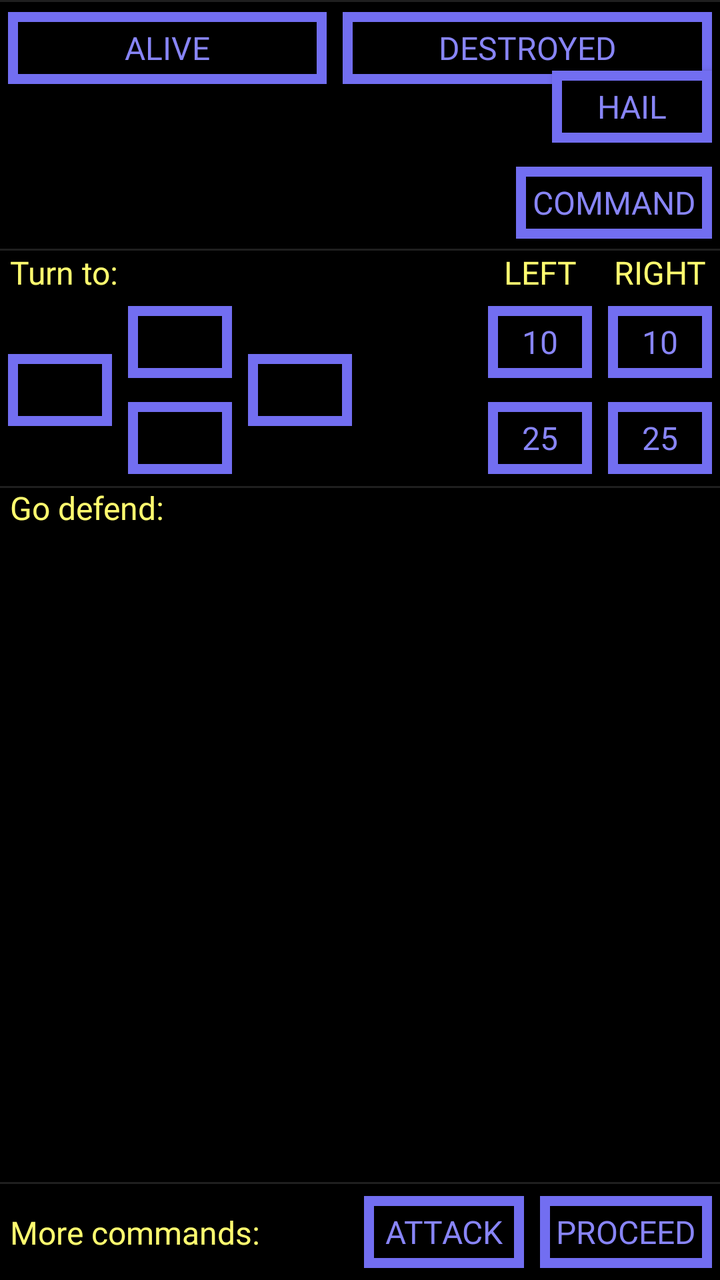
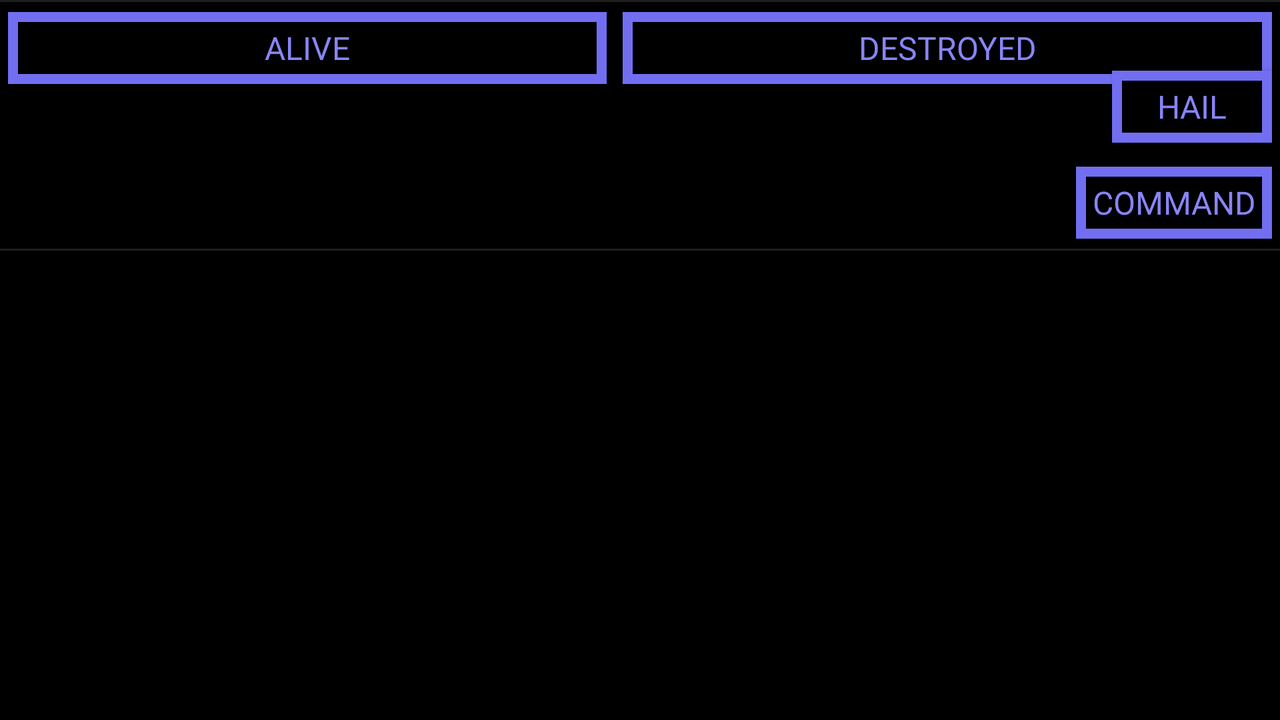

Compare how this app lays out the same screen by default and in its alternative resource folder. The renders come first, then the two layout files and the values they reference.
<!-- AndroidManifest.xml: application theme Theme.ArtemisAgent -->
<!-- res/layout/allies_fragment.xml -->
<?xml version="1.0" encoding="utf-8"?>
<androidx.constraintlayout.widget.ConstraintLayout
    xmlns:app="http://schemas.android.com/apk/res-auto"
    xmlns:android="http://schemas.android.com/apk/res/android"
    xmlns:tools="http://schemas.android.com/tools"
    android:layout_width="match_parent"
    android:layout_height="match_parent">
    <RadioGroup
        android:id="@+id/alliesListSelector"
        android:layout_width="match_parent"
        android:layout_height="wrap_content"
        android:orientation="horizontal"
        app:layout_constraintTop_toTopOf="parent">
        <RadioButton
            android:id="@+id/aliveAlliesButton"
            android:layout_width="wrap_content"
            android:layout_height="wrap_content"
            android:layout_weight="1"
            android:text="@string/alive" />
        <RadioButton
            android:id="@+id/destroyedAlliesButton"
            android:layout_width="wrap_content"
            android:layout_height="wrap_content"
            android:layout_weight="1"
            android:text="@string/destroyed" />
    </RadioGroup>
    <androidx.recyclerview.widget.RecyclerView
        android:id="@+id/alliesListView"
        android:layout_width="match_parent"
        android:layout_height="0dp"
        android:overScrollMode="never"
        android:scrollbars="none"
        app:layout_constraintTop_toBottomOf="@id/alliesListSelector"
        app:layout_constraintBottom_toBottomOf="parent" />
    <include
        android:id="@+id/allyInfoLayout"
        layout="@layout/allies_entry"
        app:layout_constraintTop_toTopOf="parent" />
    <TextView
        android:id="@+id/allyTurnToLabel"
        android:layout_width="0dp"
        android:layout_height="wrap_content"
        android:layout_marginHorizontal="@dimen/paddingSmall"
        android:text="@string/turn_to_heading"
        android:textSize="@dimen/baseTextSize"
        app:layout_constraintLeft_toLeftOf="parent"
        app:layout_constraintStart_toStartOf="parent"
        app:layout_constraintTop_toBottomOf="@id/allyInfoLayout" />
    <Button
        android:id="@+id/allyTurnTo270"
        android:layout_width="wrap_content"
        android:layout_height="wrap_content"
        android:minWidth="@dimen/directionButtonWidth"
        app:layout_constraintBottom_toBottomOf="@id/allyTurnTo180"
        app:layout_constraintLeft_toLeftOf="parent"
        app:layout_constraintStart_toStartOf="parent"
        app:layout_constraintTop_toBottomOf="@id/allyTurnToLabel" />
    <Button
        android:id="@+id/allyTurnTo180"
        android:layout_width="wrap_content"
        android:layout_height="wrap_content"
        android:minWidth="@dimen/directionButtonWidth"
        app:layout_constraintLeft_toRightOf="@id/allyTurnTo270"
        app:layout_constraintStart_toEndOf="@id/allyTurnTo270"
        app:layout_constraintTop_toBottomOf="@id/allyTurnTo0" />
    <Button
        android:id="@+id/allyTurnTo90"
        android:layout_width="wrap_content"
        android:layout_height="wrap_content"
        android:minWidth="@dimen/directionButtonWidth"
        app:layout_constraintBottom_toBottomOf="@id/allyTurnTo180"
        app:layout_constraintLeft_toRightOf="@id/allyTurnTo0"
        app:layout_constraintStart_toEndOf="@id/allyTurnTo0"
        app:layout_constraintTop_toTopOf="@id/allyTurnTo0" />
    <Button
        android:id="@+id/allyTurnTo0"
        android:layout_width="wrap_content"
        android:layout_height="wrap_content"
        android:minWidth="@dimen/directionButtonWidth"
        app:layout_constraintLeft_toRightOf="@id/allyTurnTo270"
        app:layout_constraintStart_toEndOf="@id/allyTurnTo270"
        app:layout_constraintTop_toBottomOf="@id/allyTurnToLabel" />
    <Button
        android:id="@+id/allyTurnLeft25"
        android:layout_width="wrap_content"
        android:layout_height="wrap_content"
        android:minWidth="@dimen/directionButtonWidth"
        android:text="@string/adjust_25_degrees"
        app:layout_constraintEnd_toStartOf="@id/allyTurnRight25"
        app:layout_constraintRight_toLeftOf="@id/allyTurnRight25"
        app:layout_constraintTop_toBottomOf="@id/allyTurnLeft10"
        tools:ignore="DuplicateSpeakableTextCheck" />
    <Button
        android:id="@+id/allyTurnLeft10"
        android:layout_width="wrap_content"
        android:layout_height="wrap_content"
        android:minWidth="@dimen/directionButtonWidth"
        android:text="@string/adjust_10_degrees"
        app:layout_constraintEnd_toStartOf="@id/allyTurnRight10"
        app:layout_constraintRight_toLeftOf="@id/allyTurnRight10"
        app:layout_constraintTop_toTopOf="@id/allyTurnTo0"
        tools:ignore="DuplicateSpeakableTextCheck" />
    <Button
        android:id="@+id/allyTurnRight25"
        android:layout_width="wrap_content"
        android:layout_height="wrap_content"
        android:minWidth="@dimen/directionButtonWidth"
        android:text="@string/adjust_25_degrees"
        app:layout_constraintEnd_toEndOf="parent"
        app:layout_constraintRight_toRightOf="parent"
        app:layout_constraintTop_toBottomOf="@id/allyTurnRight10" />
    <Button
        android:id="@+id/allyTurnRight10"
        android:layout_width="wrap_content"
        android:layout_height="wrap_content"
        android:minWidth="@dimen/directionButtonWidth"
        android:text="@string/adjust_10_degrees"
        app:layout_constraintEnd_toEndOf="parent"
        app:layout_constraintRight_toRightOf="parent"
        app:layout_constraintTop_toTopOf="@id/allyTurnTo0" />
    <TextView
        android:id="@+id/allyTurnLeftLabel"
        android:layout_width="0dp"
        android:layout_height="wrap_content"
        android:layout_marginHorizontal="@dimen/paddingSmall"
        android:gravity="center_horizontal"
        android:text="@string/left"
        android:textAllCaps="true"
        android:textSize="@dimen/baseTextSize"
        app:layout_constraintEnd_toEndOf="@id/allyTurnLeft10"
        app:layout_constraintLeft_toLeftOf="@id/allyTurnLeft10"
        app:layout_constraintRight_toRightOf="@id/allyTurnLeft10"
        app:layout_constraintStart_toStartOf="@id/allyTurnLeft10"
        app:layout_constraintTop_toTopOf="@id/allyTurnToLabel" />
    <TextView
        android:id="@+id/allyTurnRightLabel"
        android:layout_width="0dp"
        android:layout_height="wrap_content"
        android:layout_marginHorizontal="@dimen/paddingSmall"
        android:gravity="center_horizontal"
        android:text="@string/right"
        android:textAllCaps="true"
        android:textSize="@dimen/baseTextSize"
        app:layout_constraintEnd_toEndOf="@id/allyTurnRight10"
        app:layout_constraintLeft_toLeftOf="@id/allyTurnRight10"
        app:layout_constraintRight_toRightOf="@id/allyTurnRight10"
        app:layout_constraintStart_toStartOf="@id/allyTurnRight10"
        app:layout_constraintTop_toTopOf="@id/allyTurnToLabel" />
    <View
        android:id="@+id/directionsDivider"
        android:layout_width="match_parent"
        android:layout_height="1dp"
        android:background="?android:attr/listDivider"
        app:layout_constraintTop_toTopOf="@id/allyGoDefendLabel" />
    <Button
        android:id="@+id/allyProceedButton"
        android:layout_width="wrap_content"
        android:layout_height="wrap_content"
        android:text="@string/proceed_to_your_destination"
        app:layout_constraintBottom_toBottomOf="parent"
        app:layout_constraintEnd_toEndOf="parent"
        app:layout_constraintRight_toRightOf="parent" />
    <Button
        android:id="@+id/allyAttackButton"
        android:layout_width="wrap_content"
        android:layout_height="wrap_content"
        android:text="@string/attack_nearest_enemy"
        app:layout_constraintBottom_toBottomOf="parent"
        app:layout_constraintEnd_toStartOf="@id/allyProceedButton"
        app:layout_constraintRight_toLeftOf="@id/allyProceedButton" />
    <TextView
        android:id="@+id/allyMoreCommandsLabel"
        android:layout_width="0dp"
        android:layout_height="wrap_content"
        android:layout_marginHorizontal="@dimen/paddingSmall"
        android:text="@string/more_commands"
        android:textSize="@dimen/baseTextSize"
        app:layout_constraintBottom_toBottomOf="@id/allyProceedButton"
        app:layout_constraintEnd_toStartOf="@id/allyAttackButton"
        app:layout_constraintLeft_toLeftOf="parent"
        app:layout_constraintRight_toLeftOf="@id/allyAttackButton"
        app:layout_constraintStart_toStartOf="parent"
        app:layout_constraintTop_toTopOf="@id/allyProceedButton" />
    <TextView
        android:id="@+id/allyGoDefendLabel"
        android:layout_width="wrap_content"
        android:layout_height="wrap_content"
        android:layout_marginStart="@dimen/paddingSmall"
        android:text="@string/go_defend"
        android:textSize="@dimen/baseTextSize"
        app:layout_constraintLeft_toLeftOf="parent"
        app:layout_constraintStart_toStartOf="parent"
        app:layout_constraintTop_toBottomOf="@id/allyTurnRight25" />
    <androidx.recyclerview.widget.RecyclerView
        android:id="@+id/allyDefendList"
        android:layout_width="match_parent"
        android:layout_height="0dp"
        android:layout_marginTop="@dimen/paddingSmall"
        android:overScrollMode="never"
        android:scrollbars="none"
        app:layout_constraintBottom_toTopOf="@id/allyProceedButton"
        app:layout_constraintEnd_toEndOf="parent"
        app:layout_constraintLeft_toRightOf="@id/allyGoDefendLabel"
        app:layout_constraintRight_toRightOf="parent"
        app:layout_constraintStart_toEndOf="@id/allyGoDefendLabel"
        app:layout_constraintTop_toBottomOf="@id/allyGoDefendLabel" />
    <View
        android:id="@+id/defendBottomDivider"
        android:layout_width="match_parent"
        android:layout_height="1dp"
        android:background="?android:attr/listDivider"
        app:layout_constraintBottom_toBottomOf="@id/allyDefendList" />
</androidx.constraintlayout.widget.ConstraintLayout>
<!-- res/layout/allies_entry.xml (included above) -->
<?xml version="1.0" encoding="utf-8"?>
<androidx.constraintlayout.widget.ConstraintLayout
    xmlns:android="http://schemas.android.com/apk/res/android"
    xmlns:app="http://schemas.android.com/apk/res-auto"
    android:layout_width="match_parent"
    android:layout_height="wrap_content">
    <View
        android:id="@+id/topDivider"
        android:layout_width="match_parent"
        android:layout_height="1dp"
        android:background="?android:attr/listDivider"
        app:layout_constraintTop_toTopOf="parent" />
    <TextView
        android:id="@+id/allyNameLabel"
        android:layout_width="match_parent"
        android:layout_height="wrap_content"
        android:ellipsize="end"
        android:textSize="@dimen/mediumTextSize"
        app:layout_constraintTop_toTopOf="@id/topDivider" />
    <TextView
        android:id="@+id/allyFrontShieldLabel"
        android:layout_width="wrap_content"
        android:layout_height="wrap_content"
        app:layout_constraintBottom_toTopOf="@id/allyRearShieldLabel"
        app:layout_constraintLeft_toLeftOf="parent"
        app:layout_constraintStart_toStartOf="parent"
        app:layout_constraintTop_toBottomOf="@id/allyNameLabel"
        app:layout_constraintVertical_chainStyle="packed" />
    <TextView
        android:id="@+id/allyRearShieldLabel"
        android:layout_width="wrap_content"
        android:layout_height="wrap_content"
        app:layout_constraintBottom_toTopOf="@id/allyDescriptionLabel"
        app:layout_constraintLeft_toLeftOf="parent"
        app:layout_constraintStart_toStartOf="parent"
        app:layout_constraintTop_toBottomOf="@id/allyFrontShieldLabel" />
    <TextView
        android:id="@+id/allyDirectionLabel"
        android:layout_width="wrap_content"
        android:layout_height="wrap_content"
        android:layout_marginEnd="@dimen/paddingSmall"
        app:layout_constraintEnd_toStartOf="@id/allyHailButton"
        app:layout_constraintRight_toLeftOf="@id/allyHailButton"
        app:layout_constraintTop_toTopOf="@id/allyFrontShieldLabel" />
    <TextView
        android:id="@+id/allyRangeLabel"
        android:layout_width="wrap_content"
        android:layout_height="wrap_content"
        app:layout_constraintBottom_toBottomOf="@id/allyRearShieldLabel"
        app:layout_constraintEnd_toEndOf="@id/allyDirectionLabel"
        app:layout_constraintRight_toRightOf="@id/allyDirectionLabel" />
    <Button
        android:id="@+id/allyHailButton"
        android:layout_width="wrap_content"
        android:layout_height="wrap_content"
        android:text="@string/hail"
        app:layout_constraintEnd_toEndOf="parent"
        app:layout_constraintRight_toRightOf="parent"
        app:layout_constraintTop_toBottomOf="@id/allyNameLabel" />
    <TextView
        android:id="@+id/allyDescriptionLabel"
        android:layout_width="0dp"
        android:layout_height="wrap_content"
        android:layout_marginEnd="@dimen/paddingSmall"
        android:textSize="@dimen/baseTextSize"
        app:layout_constraintEnd_toStartOf="@id/allyCommandButton"
        app:layout_constraintLeft_toLeftOf="parent"
        app:layout_constraintRight_toLeftOf="@id/allyCommandButton"
        app:layout_constraintStart_toStartOf="parent"
        app:layout_constraintTop_toBottomOf="@id/allyHailButton" />
    <Button
        android:id="@+id/allyCommandButton"
        android:layout_width="wrap_content"
        android:layout_height="wrap_content"
        android:text="@string/command"
        app:layout_constraintEnd_toEndOf="parent"
        app:layout_constraintRight_toRightOf="parent"
        app:layout_constraintTop_toBottomOf="@id/allyHailButton" />
    <View
        android:id="@+id/bottomDivider"
        android:layout_width="match_parent"
        android:layout_height="1dp"
        android:layout_marginTop="@dimen/paddingSmall"
        android:background="?android:attr/listDivider"
        app:layout_constraintBottom_toBottomOf="parent" />
</androidx.constraintlayout.widget.ConstraintLayout>
<!-- resources referenced by this layout -->
<resources>
  <dimen name="baseTextSize">16sp</dimen>
  <dimen name="directionButtonWidth">60dip</dimen>
  <dimen name="mediumTextSize">22sp</dimen>
  <dimen name="paddingSmall">5dp</dimen>
  <string name="adjust_10_degrees">10</string>
  <string name="adjust_25_degrees">25</string>
  <string name="alive">Alive</string>
  <string name="attack_nearest_enemy">Attack</string>
  <string name="command">Command</string>
  <string name="destroyed">Destroyed</string>
  <string name="go_defend">Go defend:</string>
  <string name="hail">Hail</string>
  <string name="left">Left</string>
  <string name="more_commands">More commands:</string>
  <string name="proceed_to_your_destination">Proceed</string>
  <string name="right">Right</string>
  <string name="turn_to_heading">Turn to:</string>
  <color name="colorPrimary">#726EF1</color>
  <color name="backgroundBlack">#000000</color>
  <color name="colorAccent">#8885F8</color>
  <color name="textDefault">#FFFC6F</color>
  <style name="TextAppearance.ArtemisAgent" parent="TextAppearance.AppCompat">
          <item name="android:textSize">@dimen/baseTextSize</item>
      </style>
  <style name="TextAppearance.ArtemisAgent.Button" parent="TextAppearance.AppCompat.Button">
          <item name="android:textSize">@dimen/baseTextSize</item>
      </style>
  <!-- drawable checkbox_drawable (drawable) -->
  <?xml version="1.0" encoding="utf-8"?>
  <shape xmlns:android="http://schemas.android.com/apk/res/android"
      android:shape="rectangle">
      <stroke android:width="3dp" android:color="?attr/colorButtonNormal" />
      <solid android:color="@color/checkbox_fill" />
      <size android:width="@dimen/checkBoxSize" android:height="@dimen/checkBoxSize" />
  </shape>
  <style name="Widget.ArtemisAgent.Button" parent="Widget.AppCompat.Button">
          <item name="android:background">@drawable/button_drawable</item>
          <item name="android:textColor">@color/button_text_color</item>
      </style>
  <style name="Widget.ArtemisAgent.TextView" parent="Widget.AppCompat.TextView">
          <item name="android:textColor">?android:attr/textColorPrimary</item>
      </style>
  <style name="Widget.ArtemisAgent.EditText" parent="Widget.AppCompat.EditText">
          <item name="background">@drawable/button_drawable</item>
          <item name="android:background">@drawable/button_drawable</item>
          <item name="android:textCursorDrawable">@drawable/text_cursor</item>
          <item name="android:textColorHint">?android:attr/textColorPrimary</item>
      </style>
  <style name="ThemeOverlay.ArtemisAgent.AlertDialog" parent="ThemeOverlay.AppCompat.Dialog.Alert">
          <item name="android:backgroundDimEnabled">false</item>
          <item name="android:scrollbars">none</item>
          <item name="android:windowBackground">@drawable/button_drawable</item>
          <item name="android:windowAnimationStyle">@anim/appear</item>
      </style>
  <style name="Widget.ArtemisAgent.SeekBar" parent="Widget.AppCompat.SeekBar">
          <item name="background">@drawable/slider_drawable</item>
          <item name="android:background">@drawable/slider_drawable</item>
          <item name="android:progressDrawable">@drawable/slider_drawable</item>
          <item name="android:thumb">@drawable/text_cursor</item>
      </style>
  <dimen name="checkBoxSize">16dp</dimen>
  <!-- drawable text_cursor (drawable) -->
  <?xml version="1.0" encoding="utf-8"?>
  <shape xmlns:android="http://schemas.android.com/apk/res/android"
      android:shape="rectangle">
      <size android:height="10dip" android:width="10dip" />
      <solid android:color="?attr/colorPrimary" />
  </shape>
</resources>
<!-- res/layout-land/allies_fragment.xml (the repository's variant of the layout above) -->
<!-- drawn on the phone turned sideways -->
<?xml version="1.0" encoding="utf-8"?>
<androidx.constraintlayout.widget.ConstraintLayout
    xmlns:app="http://schemas.android.com/apk/res-auto"
    xmlns:android="http://schemas.android.com/apk/res/android"
    xmlns:tools="http://schemas.android.com/tools"
    android:layout_width="match_parent"
    android:layout_height="match_parent">
    <RadioGroup
        android:id="@+id/alliesListSelector"
        android:layout_width="match_parent"
        android:layout_height="wrap_content"
        android:orientation="horizontal"
        app:layout_constraintTop_toTopOf="parent">
        <RadioButton
            android:id="@+id/aliveAlliesButton"
            android:layout_width="wrap_content"
            android:layout_height="wrap_content"
            android:layout_weight="1"
            android:text="@string/alive" />
        <RadioButton
            android:id="@+id/destroyedAlliesButton"
            android:layout_width="wrap_content"
            android:layout_height="wrap_content"
            android:layout_weight="1"
            android:text="@string/destroyed" />
    </RadioGroup>
    <androidx.recyclerview.widget.RecyclerView
        android:id="@+id/alliesListView"
        android:layout_width="match_parent"
        android:layout_height="0dp"
        android:overScrollMode="never"
        android:scrollbars="none"
        app:layout_constraintTop_toBottomOf="@id/alliesListSelector"
        app:layout_constraintBottom_toBottomOf="parent" />
    <include
        android:id="@+id/allyInfoLayout"
        layout="@layout/allies_entry"
        app:layout_constraintTop_toTopOf="parent" />
    <ScrollView
        android:id="@+id/allyCommandsScroller"
        android:layout_width="wrap_content"
        android:layout_height="match_parent"
        android:overScrollMode="never"
        android:scrollbars="none"
        app:layout_constraintLeft_toRightOf="@id/allyInfoLayout"
        app:layout_constraintStart_toEndOf="@id/allyInfoLayout">
        <androidx.constraintlayout.widget.ConstraintLayout
            android:layout_width="wrap_content"
            android:layout_height="wrap_content"
            android:orientation="vertical">
            <TextView
                android:id="@+id/allyTurnToLabel"
                android:layout_width="0dp"
                android:layout_height="wrap_content"
                android:layout_marginHorizontal="@dimen/paddingSmall"
                android:text="@string/turn_to_heading"
                android:textSize="@dimen/baseTextSize"
                app:layout_constraintLeft_toLeftOf="parent"
                app:layout_constraintStart_toStartOf="parent"
                app:layout_constraintTop_toTopOf="parent" />
            <TextView
                android:id="@+id/allyTurnLeftLabel"
                android:layout_width="0dp"
                android:layout_height="wrap_content"
                android:layout_marginHorizontal="@dimen/paddingSmall"
                android:gravity="center_horizontal"
                android:text="@string/left"
                android:textAllCaps="true"
                android:textSize="@dimen/baseTextSize"
                app:layout_constraintBottom_toTopOf="@id/allyTurnLeft10"
                app:layout_constraintEnd_toEndOf="@id/allyTurnLeft10"
                app:layout_constraintLeft_toLeftOf="parent"
                app:layout_constraintRight_toRightOf="@id/allyTurnLeft10"
                app:layout_constraintStart_toStartOf="parent" />
            <Button
                android:id="@+id/allyTurnLeft10"
                android:layout_width="0dp"
                android:layout_height="wrap_content"
                android:minWidth="@dimen/directionButtonWidth"
                android:text="@string/adjust_10_degrees"
                app:layout_constraintBottom_toTopOf="@id/allyTurnLeft25"
                app:layout_constraintLeft_toLeftOf="parent"
                app:layout_constraintStart_toStartOf="parent"
                tools:ignore="DuplicateSpeakableTextCheck" />
            <Button
                android:id="@+id/allyTurnLeft25"
                android:layout_width="0dp"
                android:layout_height="wrap_content"
                android:minWidth="@dimen/directionButtonWidth"
                android:text="@string/adjust_25_degrees"
                app:layout_constraintBottom_toBottomOf="@id/allyTurnTo180"
                app:layout_constraintLeft_toLeftOf="@id/allyTurnLeft10"
                app:layout_constraintStart_toStartOf="@id/allyTurnLeft10"
                tools:ignore="DuplicateSpeakableTextCheck" />
            <TextView
                android:id="@+id/allyTurnRightLabel"
                android:layout_width="0dp"
                android:layout_height="wrap_content"
                android:layout_marginHorizontal="@dimen/paddingSmall"
                android:gravity="center_horizontal"
                android:text="@string/right"
                android:textAllCaps="true"
                android:textSize="@dimen/baseTextSize"
                app:layout_constraintBottom_toTopOf="@id/allyTurnRight10"
                app:layout_constraintEnd_toEndOf="@id/allyTurnRight10"
                app:layout_constraintLeft_toRightOf="@id/allyTurnLeftLabel"
                app:layout_constraintRight_toRightOf="@id/allyTurnRight10"
                app:layout_constraintStart_toEndOf="@id/allyTurnLeftLabel" />
            <Button
                android:id="@+id/allyTurnRight10"
                android:layout_width="0dp"
                android:layout_height="wrap_content"
                android:minWidth="@dimen/directionButtonWidth"
                android:text="@string/adjust_10_degrees"
                app:layout_constraintBottom_toTopOf="@id/allyTurnRight25"
                app:layout_constraintLeft_toRightOf="@id/allyTurnLeft10"
                app:layout_constraintStart_toEndOf="@id/allyTurnLeft10" />
            <Button
                android:id="@+id/allyTurnRight25"
                android:layout_width="0dp"
                android:layout_height="wrap_content"
                android:minWidth="@dimen/directionButtonWidth"
                android:text="@string/adjust_25_degrees"
                app:layout_constraintBottom_toBottomOf="@id/allyTurnTo180"
                app:layout_constraintLeft_toLeftOf="@id/allyTurnRight10"
                app:layout_constraintStart_toStartOf="@id/allyTurnRight10" />
            <Button
                android:id="@+id/allyTurnTo270"
                android:layout_width="0dp"
                android:layout_height="wrap_content"
                android:minWidth="@dimen/directionButtonWidth"
                app:layout_constraintLeft_toRightOf="@id/allyTurnRight25"
                app:layout_constraintStart_toEndOf="@id/allyTurnRight25"
                app:layout_constraintTop_toBottomOf="@id/allyTurnTo0" />
            <Button
                android:id="@+id/allyTurnTo90"
                android:layout_width="0dp"
                android:layout_height="wrap_content"
                android:minWidth="@dimen/directionButtonWidth"
                app:layout_constraintLeft_toRightOf="@id/allyTurnTo270"
                app:layout_constraintStart_toEndOf="@id/allyTurnTo270"
                app:layout_constraintTop_toBottomOf="@id/allyTurnTo0" />
            <Button
                android:id="@+id/allyTurnTo0"
                android:layout_width="wrap_content"
                android:layout_height="wrap_content"
                android:minWidth="@dimen/directionButtonWidth"
                app:layout_constraintEnd_toEndOf="@id/allyTurnTo90"
                app:layout_constraintLeft_toLeftOf="@id/allyTurnTo270"
                app:layout_constraintRight_toRightOf="@id/allyTurnTo90"
                app:layout_constraintStart_toStartOf="@id/allyTurnTo270"
                app:layout_constraintTop_toTopOf="parent" />
            <Button
                android:id="@+id/allyTurnTo180"
                android:layout_width="wrap_content"
                android:layout_height="wrap_content"
                android:minWidth="@dimen/directionButtonWidth"
                app:layout_constraintEnd_toEndOf="@id/allyTurnTo90"
                app:layout_constraintLeft_toLeftOf="@id/allyTurnTo270"
                app:layout_constraintRight_toRightOf="@id/allyTurnTo90"
                app:layout_constraintStart_toStartOf="@id/allyTurnTo270"
                app:layout_constraintTop_toBottomOf="@id/allyTurnTo90" />
            <Button
                android:id="@+id/allyProceedButton"
                android:layout_width="0dp"
                android:layout_height="wrap_content"
                android:text="@string/proceed_to_your_destination"
                app:layout_constraintEnd_toEndOf="@id/allyTurnTo90"
                app:layout_constraintLeft_toRightOf="@id/allyAttackButton"
                app:layout_constraintRight_toRightOf="@id/allyTurnTo90"
                app:layout_constraintStart_toEndOf="@id/allyAttackButton"
                app:layout_constraintTop_toBottomOf="@id/allyMoreCommandsLabel" />
            <Button
                android:id="@+id/allyAttackButton"
                android:layout_width="0dp"
                android:layout_height="wrap_content"
                android:text="@string/attack_nearest_enemy"
                app:layout_constraintEnd_toStartOf="@id/allyProceedButton"
                app:layout_constraintLeft_toLeftOf="parent"
                app:layout_constraintRight_toLeftOf="@id/allyProceedButton"
                app:layout_constraintStart_toStartOf="parent"
                app:layout_constraintTop_toBottomOf="@id/allyMoreCommandsLabel" />
            <TextView
                android:id="@+id/allyMoreCommandsLabel"
                android:layout_width="0dp"
                android:layout_height="wrap_content"
                android:layout_marginHorizontal="@dimen/paddingSmall"
                android:text="@string/more_commands"
                android:textSize="@dimen/baseTextSize"
                app:layout_constraintLeft_toLeftOf="parent"
                app:layout_constraintStart_toStartOf="parent"
                app:layout_constraintTop_toBottomOf="@id/allyTurnTo180" />
        </androidx.constraintlayout.widget.ConstraintLayout>
    </ScrollView>
    <TextView
        android:id="@+id/allyGoDefendLabel"
        android:layout_width="wrap_content"
        android:layout_height="wrap_content"
        android:layout_marginHorizontal="@dimen/paddingSmall"
        android:text="@string/go_defend"
        android:textSize="@dimen/baseTextSize"
        app:layout_constraintLeft_toRightOf="@id/defendLeftDivider"
        app:layout_constraintStart_toEndOf="@id/defendLeftDivider"
        app:layout_constraintTop_toTopOf="parent" />
    <androidx.recyclerview.widget.RecyclerView
        android:id="@+id/allyDefendList"
        android:layout_width="0dp"
        android:layout_height="0dp"
        android:layout_marginTop="@dimen/paddingSmall"
        android:overScrollMode="never"
        android:scrollbars="none"
        app:layout_constraintBottom_toBottomOf="parent"
        app:layout_constraintEnd_toEndOf="parent"
        app:layout_constraintLeft_toRightOf="@id/defendLeftDivider"
        app:layout_constraintRight_toRightOf="parent"
        app:layout_constraintStart_toEndOf="@id/defendLeftDivider"
        app:layout_constraintTop_toBottomOf="@id/allyGoDefendLabel" />
    <View
        android:id="@+id/defendLeftDivider"
        android:layout_width="1dp"
        android:layout_height="match_parent"
        android:layout_marginStart="@dimen/paddingSmall"
        android:background="?android:attr/listDivider"
        app:layout_constraintLeft_toRightOf="@id/allyCommandsScroller"
        app:layout_constraintStart_toEndOf="@id/allyCommandsScroller" />
</androidx.constraintlayout.widget.ConstraintLayout>
